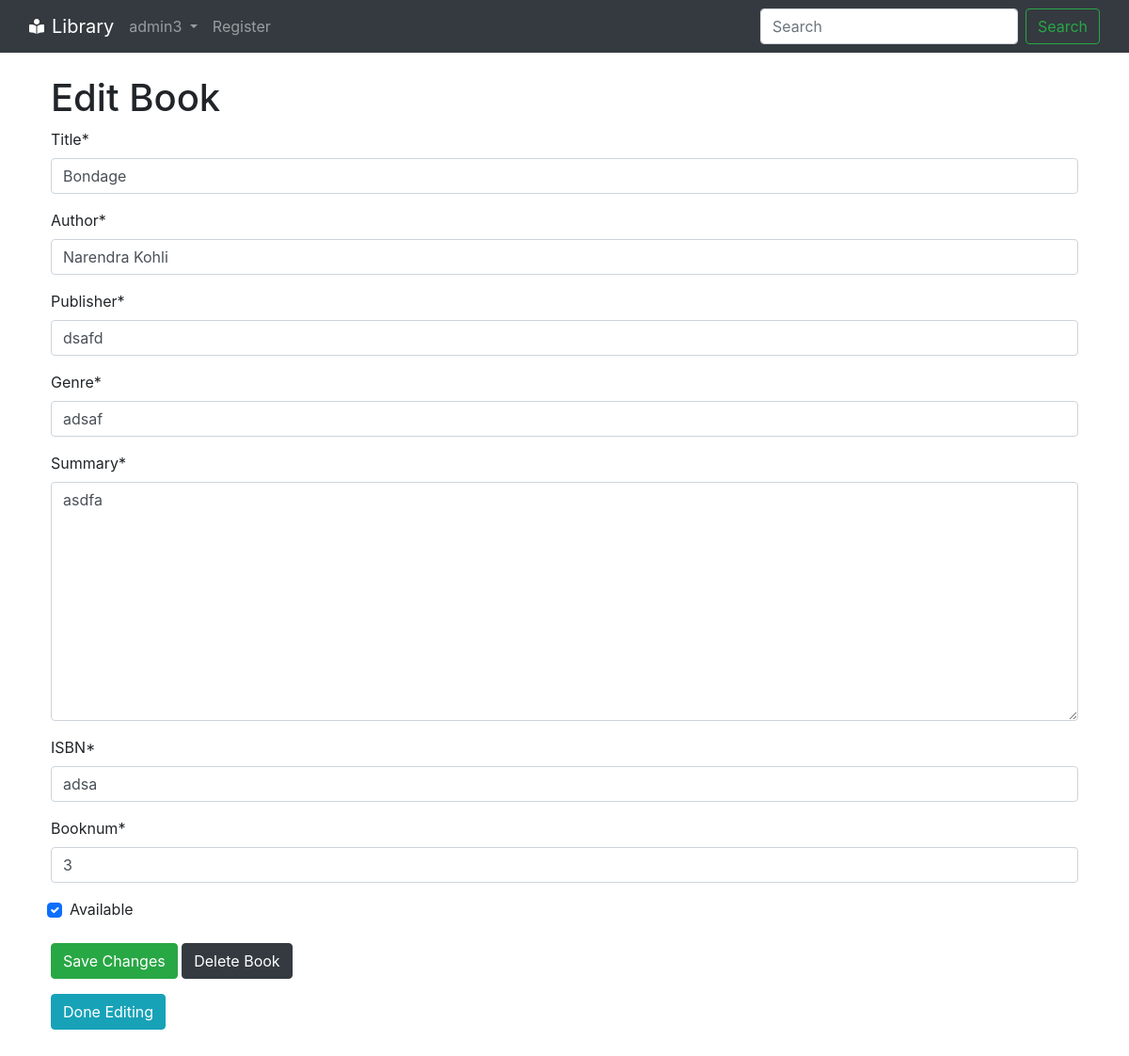
/book/3/edit (signed in), run on an earlier commit of the app's database.
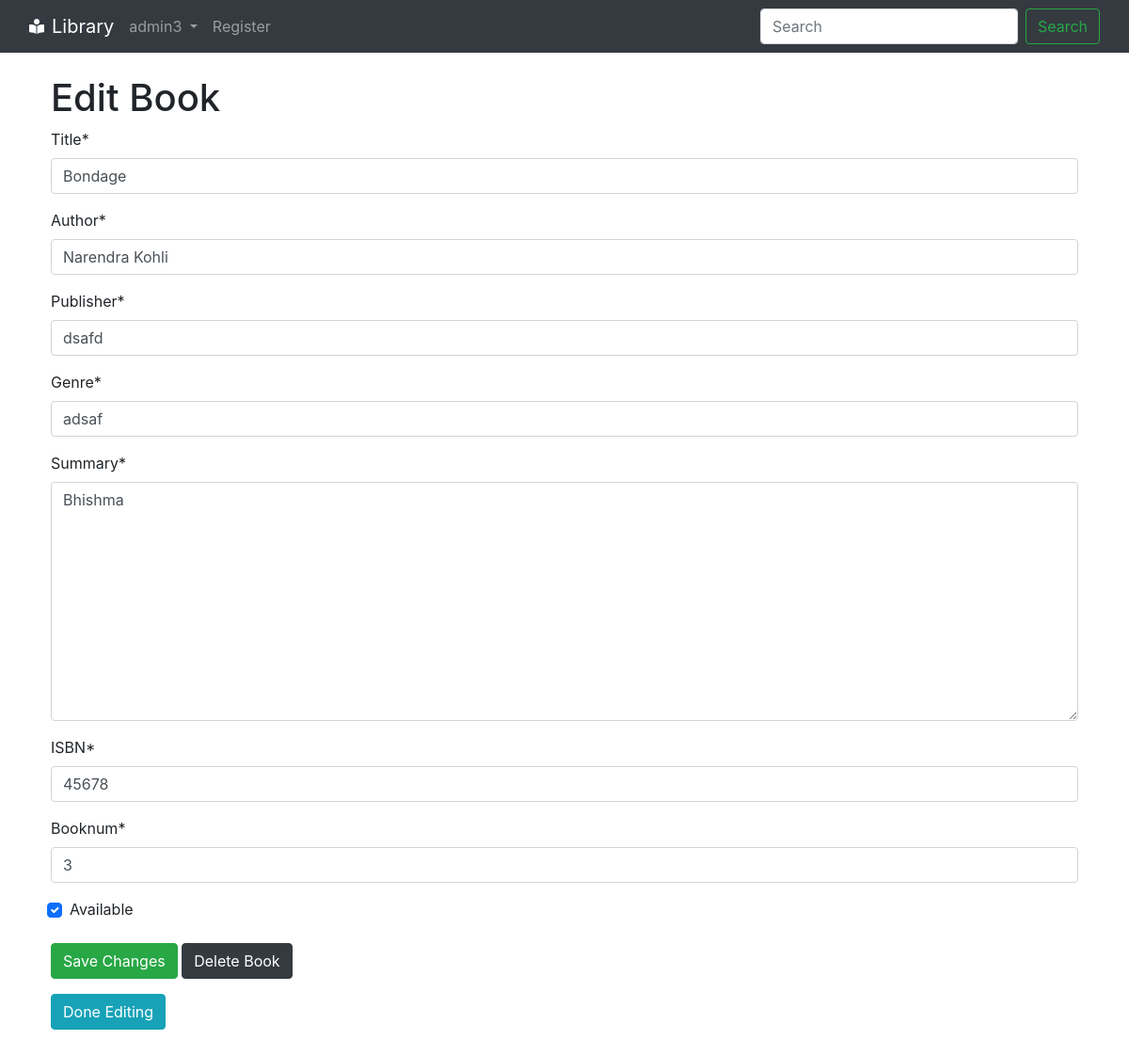
And on a later commit of the database.
### library/models.py (models this page shows, shortened)
class Book(models.Model):
    title = models.CharField(max_length=100)
    author = models.CharField(max_length=100)
    publisher = models.CharField(max_length=100)
    genre = models.CharField(max_length=100)
    summary = models.TextField()
    isbn = models.CharField(max_length=20)
    avl = models.BooleanField()
    booknum = models.IntegerField()

### library/views.py (the view)
# urls.py: path('book/<int:bknum>/edit', views.editbook, name='editbook'),
def editbook(request,bknum):
    bookSet = Book.objects.filter(booknum = bknum)
    if len(bookSet) == 0:
        return HttpResponse("No such book exists")
    elif len(bookSet) > 1:
        return HttpResponse("More than 1 book with same number exist")
    else:
        book = bookSet[0]
        if request.method=='POST':
            if not request.POST.get('save') == None:
                book.title = request.POST.get('title')
                book.author = request.POST.get('author')
                book.publisher = request.POST.get('publisher')
                book.genre = request.POST.get('genre')
                book.summary = request.POST.get('summary')
                book.isbn = request.POST.get('isbn')
                book.booknum = request.POST.get('booknum')
                isavl = request.POST.get('avl')
                if not isavl == None:
                    book.avl = True
                else:
                    book.avl = False
                book.save()
                messages.success(request, "Book details updated successfully! Click on 'Done Editing' to go back.")
                form = AddBook(initial=
                    {'title': book.title,
                    'author': book.author,
                    'publisher': book.publisher,
                    'summary': book.summary,
                    'genre': book.genre,
                    'isbn': book.isbn,
                    'avl': book.avl,
                    'booknum': book.booknum,}
                )
                return render(request, 'editbook.html',{'curruser': request.user, 'form': form, 'book': book})
            else:
                book.delete()
                messages.success(request, 'Book deleted successfully')
                return redirect('/')
        else:
            form = AddBook(initial=
                {'title': book.title,
                'author': book.author,
                'publisher': book.publisher,
                'summary': book.summary,
                'genre': book.genre,
                'isbn': book.isbn,
                'booknum': book.booknum,}
            )
        return render(request, 'editbook.html',{'curruser': request.user, 'form': form, 'book': book})

### library/forms.py
class AddBook(forms.Form):
    title = forms.CharField(max_length=100)
    author = forms.CharField(max_length=100)
    publisher = forms.CharField(max_length=100)
    genre = forms.CharField(max_length=100)
    summary = forms.CharField(widget=forms.Textarea)
    isbn = forms.CharField(max_length=20,label='ISBN')
    booknum = forms.IntegerField()
    avl = forms.BooleanField(label='Available',initial=True,required=False)

### templates/editbook.html (shortened to what this page needs)
{% extends 'base.html' %}
{% load crispy_forms_tags %}
{% block body %}
    <div class="container my-4 px-4">
            <h1>Edit Book</h1>
        {% if curruser.profile.isLibrarian %}
            <form action="/book/{{book.booknum}}/edit" method="post">
                {{form|crispy}}
                <button type="submit" class = "btn btn-success my-2" name='save'>Save Changes</button>
                <button type="submit" class = "btn btn-dark my-2" >Delete Book</button>
            </form>
                <button onclick="window.location.href = '/book/{{book.booknum}}';" class = "btn btn-info my-2" name='discard'>Done Editing</button>
        {% else %}
            <div class="alert alert-warning" role="alert">
                You must be logged in as a librarian to edit a book.
            </div>
        {% endif %}
    </div>
{% endblock body %}

What changed in the data, as far as the page shows it:
changed Book "Bondage": summary "asdfa" → "Bhishma"; isbn "adsa" → "45678"
